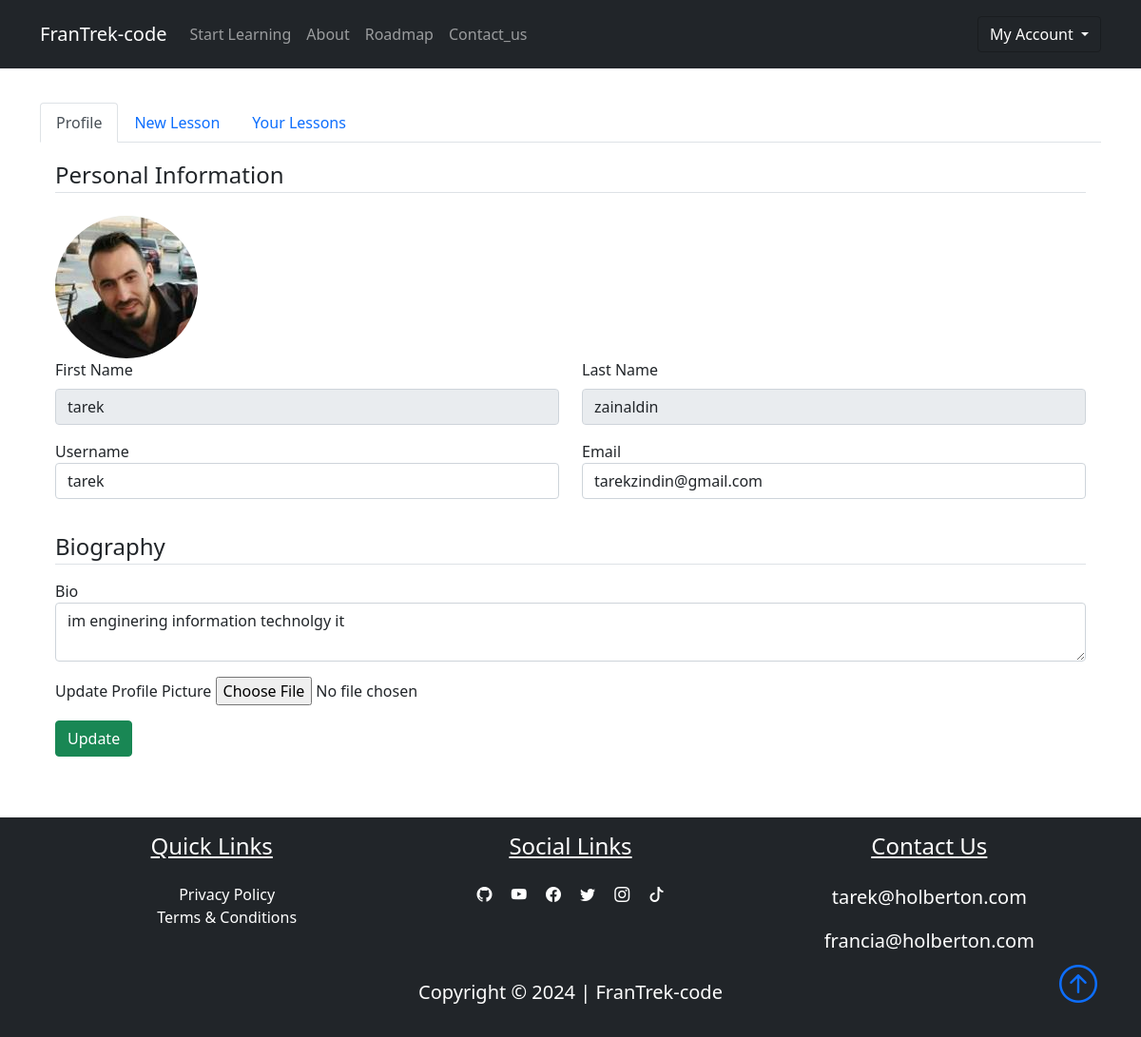
The app's page /dashboard/profile (signed in), older data.
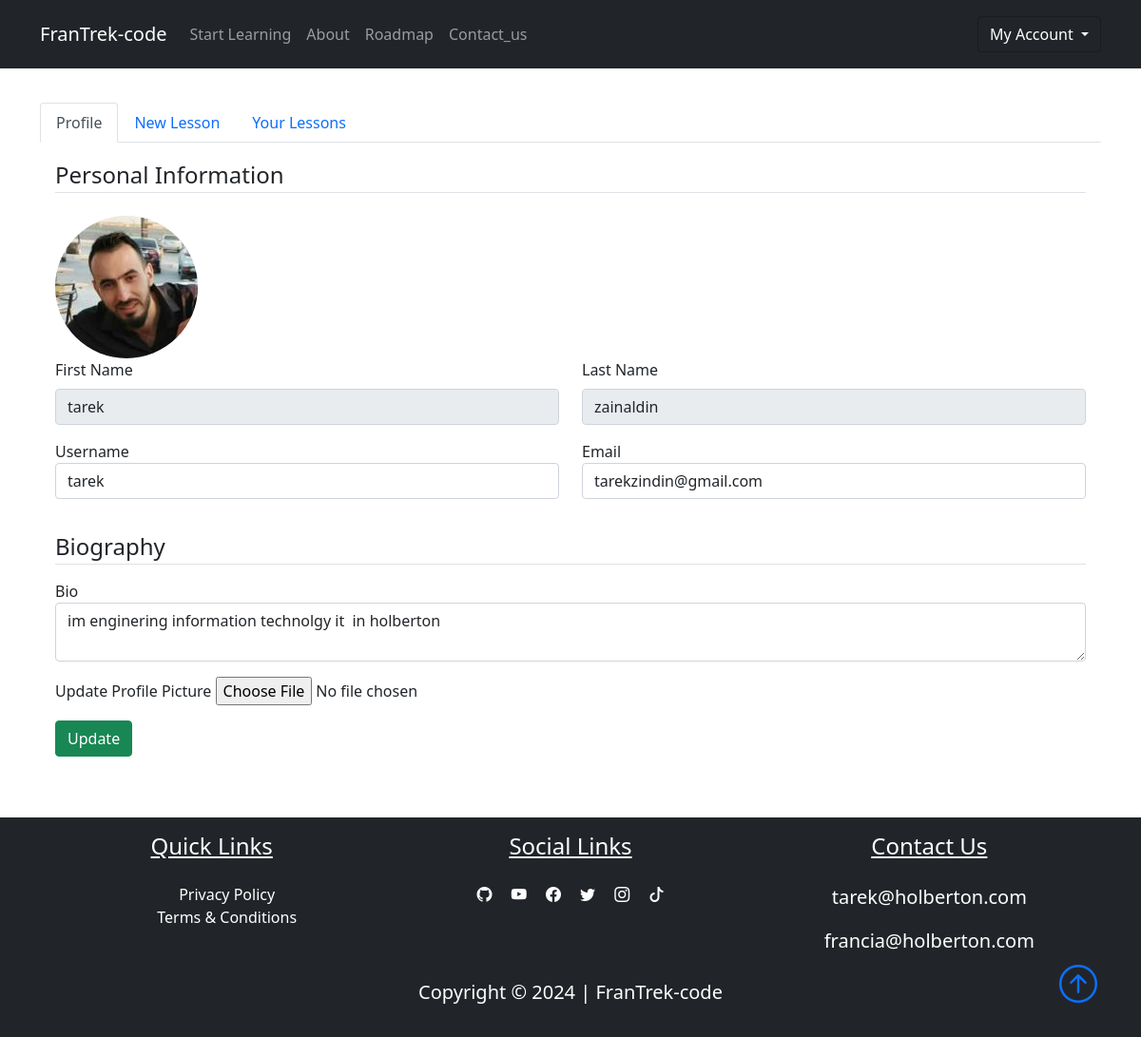
The same page, newer data.
### FranTrek/models.py (models this page shows, shortened)
class User(db.Model, UserMixin):
    id = db.Column(db.Integer, primary_key=True)
    fname = db.Column(db.String(25), nullable=False)
    lname = db.Column(db.String(25), nullable=False)
    username = db.Column(db.String(25), unique=True, nullable=False)
    email = db.Column(db.String(125), unique=True, nullable=False)
    image_file = db.Column(db.String(20), nullable=False, default="default.png")
    bio = db.Column(db.Text, nullable=True)
    password = db.Column(db.String(60), nullable=False)
    lessons = db.relationship("Lesson", backref="author", lazy=True)

### FranTrek/users/routes.py (the view)
@users.route("/dashboard/profile", methods=["GET", "POST"])
@login_required
def profile():
    profile_form = UpdateProfileForm()
    if profile_form.validate_on_submit():
        if profile_form.picture.data:
            picture_file = save_picture(
                profile_form.picture.data, "static/user_pics", output=(150, 150)
            )
            current_user.image_file = picture_file
        current_user.username = profile_form.username.data
        current_user.email = profile_form.email.data
        current_user.bio = profile_form.bio.data
        db.session.commit()
        flash("Your profile has been updated", "success")
        return redirect(url_for("users.profile"))
    elif request.method == "GET":
        profile_form.username.data = current_user.username
        profile_form.email.data = current_user.email
        profile_form.bio.data = current_user.bio
    image_file = url_for("static", filename=f"user_pics/{current_user.image_file}")
    return render_template(
        "profile.html",
        title="Profile",
        profile_form=profile_form,
        image_file=image_file,
        active_tab="profile",
    )

### FranTrek/users/forms.py (shortened to what this page needs)
class UpdateProfileForm(FlaskForm):
    username = StringField(
        "Username", validators=[DataRequired(), Length(min=2, max=25)]
    )
    email = StringField("Email", validators=[DataRequired(), Email()])
    bio = TextAreaField("Bio")
    picture = FileField(
        "Update Profile Picture", validators=[FileAllowed(["jpg", "png"])]
    )
    submit = SubmitField("Update")

### FranTrek/models.py (called while the page is built)
@login_manager.user_loader
def load_user(user_id):
    return User.query.get(int(user_id))

### FranTrek/templates/profile.html (shortened to what this page needs)
{% extends "dashboard.html"%}
{% block profile %}
<div class="{{'tab-pane show active fade p-3' if active_tab=='profile' else 'tab-pane fade p-3'}}" id="nav-profile"
    role="tabpanel" aria-labelledby="nav-profile-tab">
    <form action=" " method="POST" enctype="multipart/form-data">
        <fieldset class='form-group'>
            <legend class='border-bottom mb-4'>Personal Information</legend>
            <img class="rounded-circle user-img" src="{{image_file}}" alt="">
            <div class='form-group'>
                <div class="row mb-3">
                    <div class="col">
                        <label for="fname" class="form-label">First Name</label>
                        <input class="form-control" type="text" value="{{ current_user.fname}}" readonly>
                    </div>
                    <div class="col">
                        <label for="lname" class="form-label">Last Name</label>
                        <input class="form-control" type="text" value="{{ current_user.lname}}" readonly>
                    </div>
                </div>
                <div class="row mb-3">
                    <div class="col">
                        {{ profile_form.username.label(class='form-control-label')}}
                        {% if profile_form.username.errors%}
                        {{ profile_form.username(class='form-control form-control-lg is-invalid')}}
                        <div class="invalid-feedback">
                            {% for error in profile_form.username.errors %}
                            <span>{{error}}</span>
                            {% endfor %}
                        </div>
                        {% else %}
                        {{ profile_form.username(class='form-control form-control')}}
                        {% endif %}
                    </div>
                    <div class="col">
                        {{ profile_form.email.label(class='form-control-label')}}
                        {% if profile_form.email.errors%}
                        {{ profile_form.email(class='form-control form-control-lg is-invalid')}}
                        <div class="invalid-feedback">
                            {% for error in profile_form.email.errors %}
                            <span>{{error}}</span>
                            {% endfor %}
                        </div>
                        {% else %}
                        {{ profile_form.email(class='form-control form-control')}}
                        {% endif %}
                    </div>
                </div>
            </div>
        </fieldset>
        <fieldset>
            <legend class="border-bottom my-3">Biography</legend>
            <div class="form-group">
                <div class="my-3">
                    {{ profile_form.bio.label(class='form-control-label') }}
                    {{ profile_form.bio(class='form-control') }}
                </div>
                <div class="form-group mb-3">
                    {{ profile_form.picture.label}}
                    {{ profile_form.picture(class='form-control-file')}}
                </div>
                <div class="col-12">
                    <button class="btn btn-success" type="submit">Update</button>
                </div>
            </div>
        </fieldset>
    </form>
</div>
{% endblock profile %}

Row changes from the older to the newer data that the page shows:
changed User "tarek": bio "im enginering information technolgy it" → "im enginering information technolgy it in holberton"
